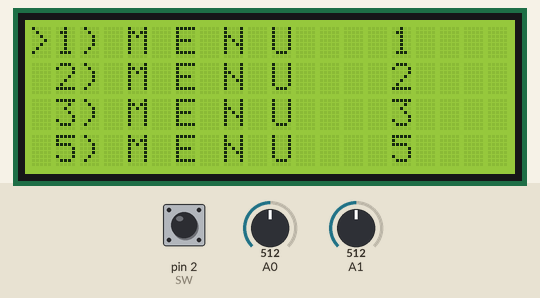
The sketch below on a simulated Arduino Uno, built with avr-gcc and run on an emulated ATmega328P. Shown: 20×4 character LCD. The inputs (shaded band) are chosen by the test bench; at power-on: A0 = 512, pin 2 (SW) HIGH, A1 = 512.

Above: at 1.2 s.
1.3 s: A0 set to 1006
2.8 s: A0 set to 1023
At 4.0 s:
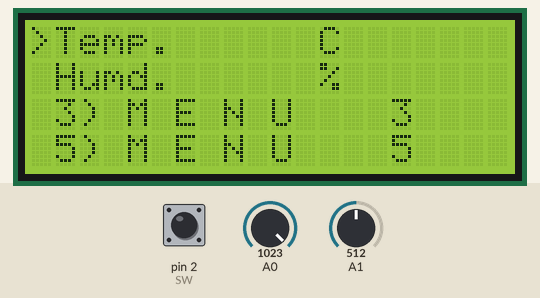
4.3 s: A0 set to 163
5.8 s: A0 set to 134
At 7.3 s:
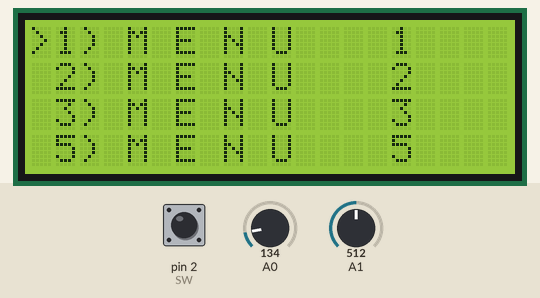
Timing chart, 0 to 8.8 s (numbered marks = the images above; inputs shaded):
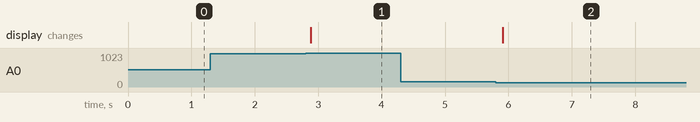

The sketch:

LcdJoyStick.ino
```cpp
#include <LiquidCrystal_I2C.h>

uint8_t button_estate = HIGH;
int   VRx = 0;
int   VRy = 0;
const int SW  = 2;
int   btn_push, mapX, mapY, btnRead, numero_menu = 1, sub_menu = 0, sub_menu2 = 0;
int line[5]={0,1,2,3,4}, line_bk[5], line_bk2[5], index, index2;
//LiquidCrystal_I2C lcd(0x27,16,3);
LiquidCrystal_I2C lcd(0x27,20,4);

void setup() {
  // put your setup code here, to run once:
    Serial.begin(9600);
    pinMode(SW, INPUT_PULLUP);
    lcd.init();
    lcd.backlight();
    }

uint8_t flancoSubida(){
  uint8_t valor_nuevo = digitalRead(SW);
  uint8_t result = button_estate != valor_nuevo && valor_nuevo == 1;
  button_estate = valor_nuevo;
  return result;
  }

int leeJoystick(){
  VRx = analogRead(A0);
  VRy = analogRead(A1);
  mapX = map(VRx, 0, 1023, 0, 7); // izquierda-derecha [1-2]
  mapY = map(VRy, 0, 1023, 7, 0); // arriba - abajo    [3-4]
  btn_push = flancoSubida();      // push-Enter        [ 5 ]
                                  // Sin mover Joystick[ 0 ]
  if(mapX == 0){btnRead = 1;}
  else if(mapX == 7) {btnRead = 2;}
       else if( (mapY == 7) && (sub_menu2 == false)) {btnRead = 3;}
            else if( (mapY == 0) && (sub_menu2 == false)) {btnRead = 4;}
                 else if(btn_push == 1) {btnRead = 5;}
                      else btnRead = 0;
  return btnRead;
  }

//Desliza menu con Joystick en LCD
void selec_menu(){
  switch(btnRead){
  case 4:
        menu_arriba();
        numero_menu+=1;
        if(numero_menu > 5) numero_menu =1; //numero_menu elige el submenu.
  break;
  case 3:
        menu_abajo();
        numero_menu-=1;
        if(numero_menu < 1) numero_menu =5; //numero_menu elige el submenu.
  break;
  case 2:// HACIA LA DERECHA

        sub_menu=true; sub_menu2=true;
        //lcd.clear();
  break;
  case 1://HACIA LA IZQUIERDA

        sub_menu=false; sub_menu2=false;
        //lcd.clear();
  break;
  case 5:
        sub_menu=true; sub_menu2=true;
        //lcd.clear();
  break;
  case 0:

  break;
  }
  }
void menu_arriba(){
    for(int i=4; i>-1; i--)
  {
     index = i-1;
     line_bk[i] = line[i];
     if(index < 0) line[i] = line_bk[i+4];
     else line[i] = line[i-1];
  }
}
void menu_abajo(){
    for(int j=0; j < 5; j++)
  {
      index2 = j+1;
      line_bk2[j]=line[j];
      if (index2 > 4) line[j]=line_bk2[j-4] ;
      else line[j]=line[j+1];
  }
  }


void printMenu(){

  lcd.setCursor(0,0);
  lcd.print(">");
    lcd.setCursor(1,line[0]);
    lcd.print("1) M E N U    1 ");
    lcd.setCursor(1,line[1]);
    lcd.print("2) M E N U    2 ");
    lcd.setCursor(1,line[2]);
    lcd.print("3) M E N U    3 ");
    lcd.setCursor(1,line[3]);
    lcd.print("4) M E N U    4 ");
    lcd.setCursor(1,line[4]);
    lcd.print("5) M E N U    5 ");
  }
void printSubMenu(){
    lcd.setCursor(0,0);
    lcd.print(">");
      switch(numero_menu){
      case 1:
            lcd.setCursor(1,0);
            lcd.print("Temp.      C    ");
            lcd.setCursor(1,1);
            lcd.print("Humd.      %    ");
      break;
      case 2:
            lcd.setCursor(1,0);
            lcd.print("Voltaje RMS     ");
            lcd.setCursor(1,1);
            lcd.print("        ...     ");
      break;
      case 3:
            lcd.setCursor(1,0);
            lcd.print(" Conexion eth0  ");
            lcd.setCursor(0,1);
            lcd.print("        ...     ");
      break;
      case 4:
            lcd.setCursor(1,0);
            lcd.print(" Puerta Abierta ");
            lcd.setCursor(0,1);
            lcd.print("        ...     ");
      break;
      case 5:
            lcd.setCursor(1,0);
            lcd.print(" Alertas        ");
            lcd.setCursor(0,1);
            lcd.print("        ...     ");
      break;
      }
   }//del if


void loop() {
  // put your main code here, to run repeatedly:

 leeJoystick();
 selec_menu();
 if(!sub_menu)  { printMenu();}
 if(sub_menu2) { printSubMenu();}


}
```

Measured:
- the behaviour switches between 1022 and 1023 on A0 (found by bisection; images 0 and 1)
- the behaviour switches between 147 and 146 on A0 (found by bisection; images 1 and 2)
- after the input at 1.3 s, every drawn part: stays the same
- after the input at 2.8 s, the display: changes after 0.08 s (image 1)
- after the input at 4.3 s, every drawn part: stays the same
- after the input at 5.8 s, the display: changes after 0.11 s (image 2)
